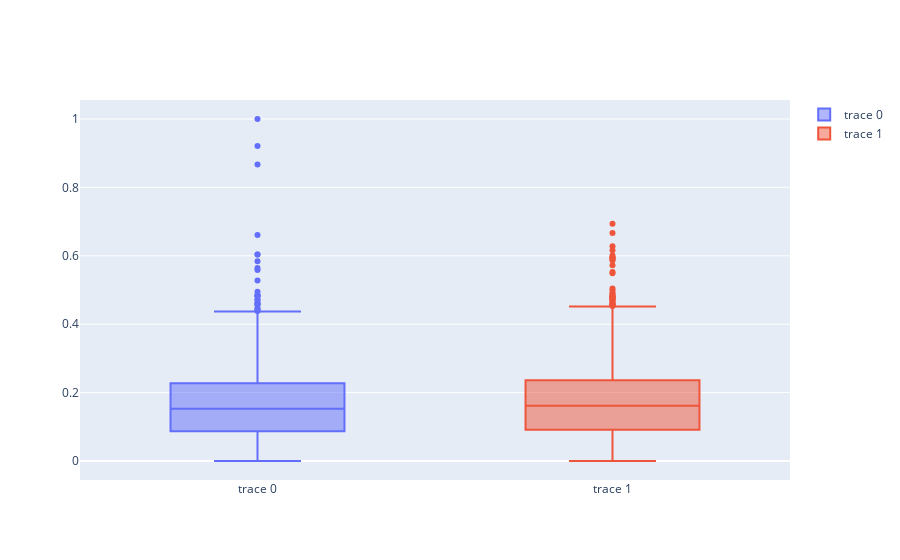

Notebook source saved alongside this figure:
### Code cell
import plotly.graph_objects as go

a= p_comments/(p_comments+p_code+p_empty)
b = j_comments/(j_comments+j_code+j_empty)


fig = go.Figure()
fig.add_trace(go.Box(y=a))
fig.add_trace(go.Box(y=b))

fig.show()

### Figure 1 — Plotly figure (JSON) as saved in the notebook; plotly's stock layout.template omitted (floating-point values rounded to 4 significant figures; data arrays with more than 128 entries replaced by an {"elided": "..."} marker saying what was removed)
{"data": [{"type": "box", "y": {"elided": "1969 float values"}}, {"type": "box", "y": {"elided": "1990 float values"}}], "layout": {}}
